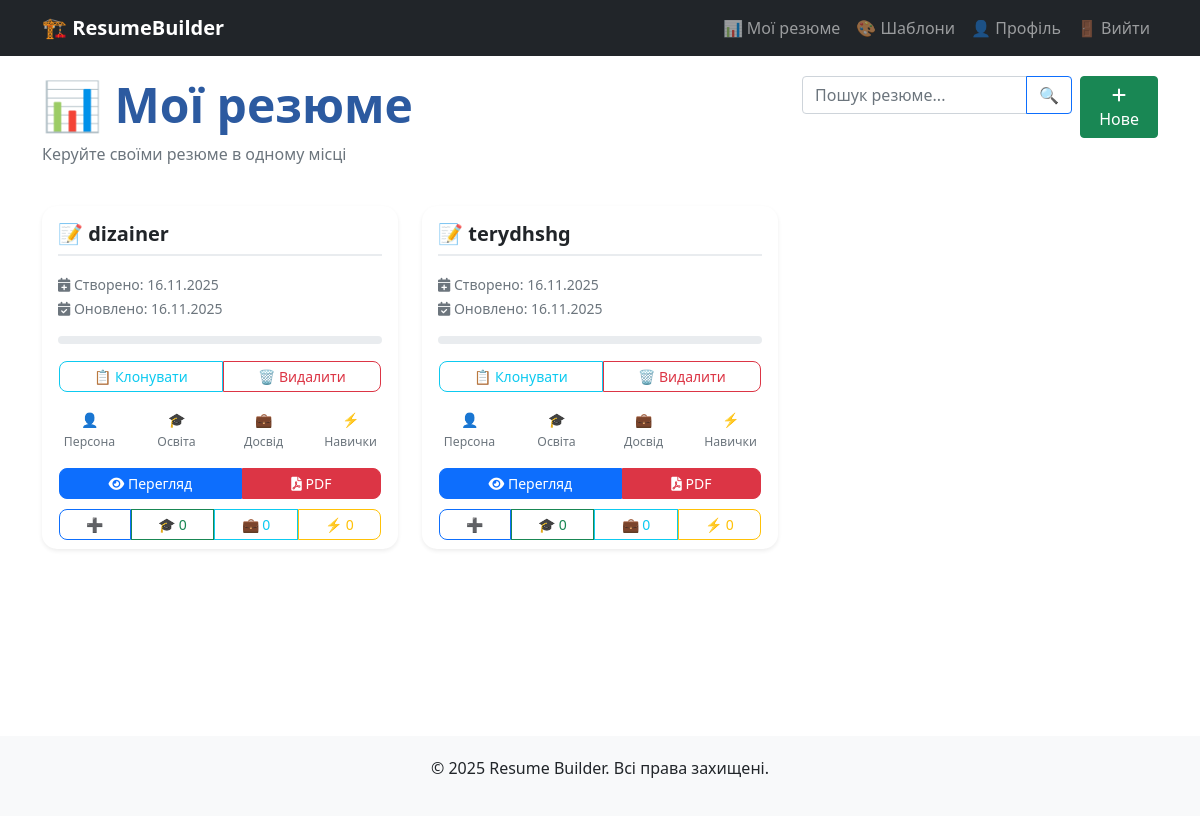
The app's page /dashboard/ (signed in), older data.
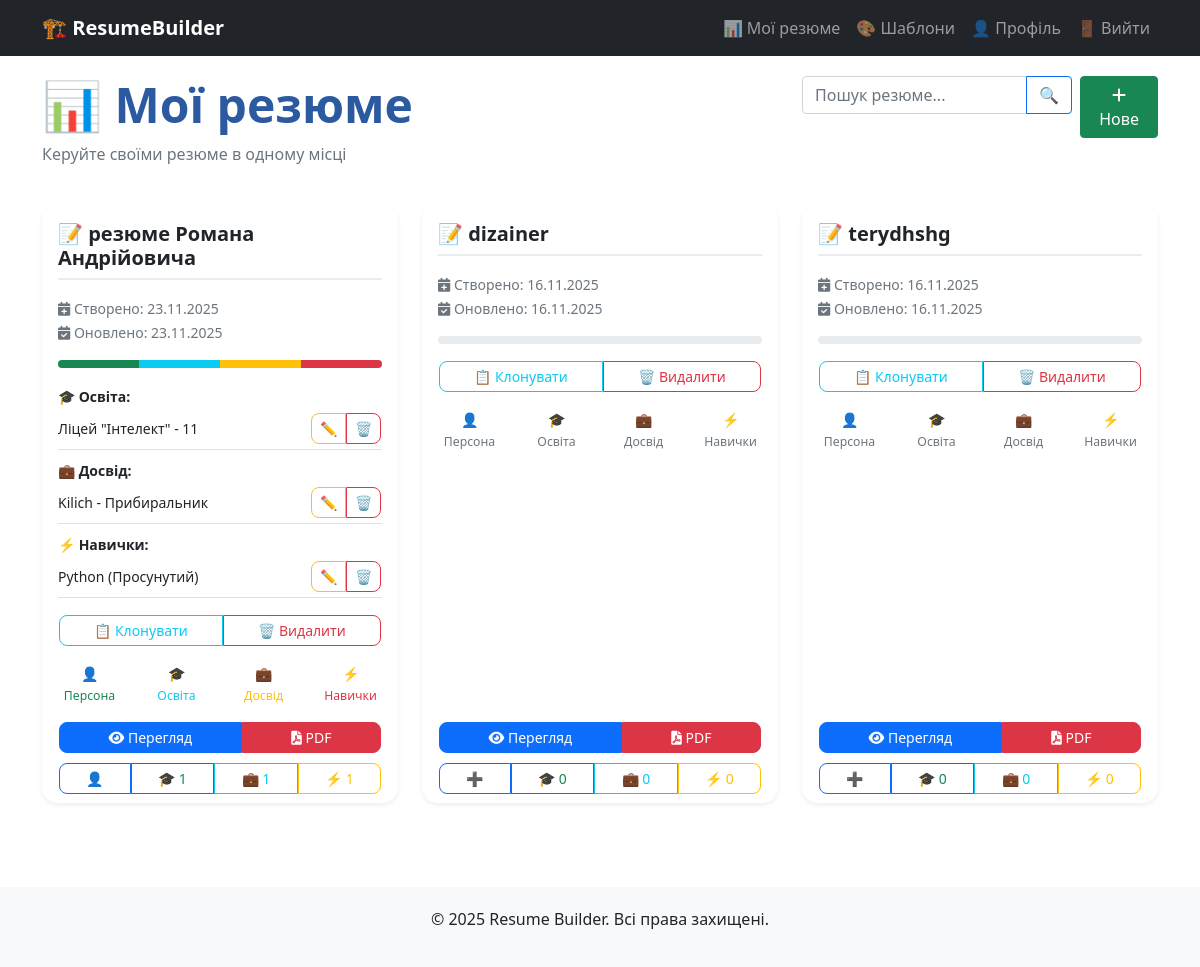
The same page, newer data.
### resumes/models.py (models this page shows, shortened)
class Resume(models.Model):
    user = models.ForeignKey(User, on_delete=models.CASCADE, verbose_name="Користувач")
    title = models.CharField(max_length=200, verbose_name="Назва резюме")
    template = models.ForeignKey(ResumeTemplate, on_delete=models.SET_NULL, null=True, blank=True, verbose_name="Шаблон")
    created_at = models.DateTimeField(auto_now_add=True, verbose_name="Дата створення")
    updated_at = models.DateTimeField(auto_now=True, verbose_name="Дата оновлення")
    class Meta:
        verbose_name = "Резюме"
        ordering = ['-created_at']

class Education(models.Model):
    DEGREE_TYPES = [
        ('high_school', 'Середня школа'),
        ('bachelor', 'Бакалавр'),
        ('master', 'Магістр'),
        ('phd', 'Доктор наук'),
        ('certificate', 'Сертифікат'),
        ('other', 'Інше'),
    ]
    resume = models.ForeignKey(
        Resume,
        on_delete=models.CASCADE,
        related_name='education',
        verbose_name="Резюме"
    )
    institution = models.CharField(
        max_length=200,
        verbose_name="Навчальний заклад"
    )
    degree = models.CharField(
        max_length=100,
        verbose_name="Ступінь"
    )
    degree_type = models.CharField(
        max_length=20,
        choices=DEGREE_TYPES,
        default='bachelor',
        verbose_name="Тип ступеня"
    )
    field_of_study = models.CharField(
        max_length=100,
        verbose_name="Спеціальність"
    )
    start_date = models.DateField(
        verbose_name="Дата початку"
    )
    end_date = models.DateField(
        null=True,
        blank=True,
        verbose_name="Дата закінчення"
    )
    currently_studying = models.BooleanField(
        default=False,
        verbose_name="Навчаюсь зараз"
    )
    description = models.TextField(
        blank=True,
        verbose_name="Опис"
    )

class Experience(models.Model):
    resume = models.ForeignKey(
        Resume,
        on_delete=models.CASCADE,
        related_name='experiences',
        verbose_name="Резюме"
    )
    company = models.CharField(
        max_length=100,
        verbose_name="Компанія"
    )
    position = models.CharField(
        max_length=100,
        verbose_name="Посада"
    )
    start_date = models.DateField(
        verbose_name="Дата початку"
    )
    end_date = models.DateField(
        null=True,
        blank=True,
        verbose_name="Дата закінчення"
    )
    currently_working = models.BooleanField(
        default=False,
        verbose_name="Працюю зараз"
    )
    description = models.TextField(
        verbose_name="Опис обов'язків"
    )

class Skill(models.Model):
    SKILL_LEVELS = [
        ('beginner', 'Початківець'),
        ('intermediate', 'Середній'),
        ('advanced', 'Просунутий'),
        ('expert', 'Експерт'),
    ]
    resume = models.ForeignKey(
        Resume,
        on_delete=models.CASCADE,
        related_name='skills',
        verbose_name="Резюме"
    )
    name = models.CharField(
        max_length=50,
        verbose_name="Назва навички"
    )
    level = models.CharField(
        max_length=20,
        choices=SKILL_LEVELS,
        verbose_name="Рівень"
    )
    category = models.CharField(
        max_length=50,
        blank=True,
        verbose_name="Категорія"
    )

### resumes/views.py (the view)
# urls.py: path('dashboard/', views.dashboard, name='dashboard'),
@login_required
def dashboard(request):
    resumes = Resume.objects.filter(user=request.user)
    search_query = request.GET.get('search', '')
    if search_query:
        resumes = resumes.filter(title__icontains=search_query)
    return render(request, 'resumes/dashboard.html', {
        'resumes': resumes,
        'search_query': search_query
    })

### templates/resumes/dashboard.html (shortened to what this page needs)
{% extends 'base.html' %}
{% block content %}
<div class="container">
    <div class="row mb-4">
        <div class="col-md-8">
            <h1 class="display-5 fw-bold text-primary">📊 Мої резюме</h1>
            <p class="text-muted">Керуйте своїми резюме в одному місці</p>
        </div>
        <div class="col-md-4">
            <div class="d-flex gap-2">
                <form method="get" class="flex-grow-1">
                    <div class="input-group">
                        <input type="text" name="search" value="{{ search_query }}"
                               class="form-control" placeholder="Пошук резюме...">
                        <button type="submit" class="btn btn-outline-primary">🔍</button>
                    </div>
                </form>
                <a href="{% url 'create_resume' %}" class="btn btn-success">
                    <i class="fas fa-plus"></i> Нове
                </a>
            </div>
        </div>
    </div>
    {% if resumes %}
    <div class="row">
        {% for resume in resumes %}
        <div class="col-xl-4 col-lg-6 col-md-6 mb-4">
            <div class="card h-100 shadow-sm border-0 resume-card">
                <div class="card-body">
                    <h5 class="card-title text-dark mb-3">
                        📝 {{ resume.title }}
                    </h5>
                    <div class="mb-3">
                        <small class="text-muted">
                            <i class="fas fa-calendar-plus"></i> Створено: {{ resume.created_at|date:"d.m.Y" }}<br>
                            <i class="fas fa-calendar-check"></i> Оновлено: {{ resume.updated_at|date:"d.m.Y" }}
                        </small>
                    </div>
                    <div class="progress mb-3" style="height: 8px;">
                        {% widthratio resume.personal_info|yesno:"1,0" 1 25 as personal_width %}
                        {% widthratio resume.education.count 1 25 as education_width %}
                        {% widthratio resume.experiences.count 1 25 as experience_width %}
                        {% widthratio resume.skills.count 1 25 as skills_width %}
                        <div class="progress-bar bg-success" style="width: {{ personal_width }}%"></div>
                        <div class="progress-bar bg-info" style="width: {{ education_width }}%"></div>
                        <div class="progress-bar bg-warning" style="width: {{ experience_width }}%"></div>
                        <div class="progress-bar bg-danger" style="width: {{ skills_width }}%"></div>
                    </div>
                    {% if resume.education.count %}
                    <div class="mt-2">
                        <small><strong>🎓 Освіта:</strong></small>
                        {% for edu in resume.education.all %}
                        <div class="d-flex justify-content-between align-items-center small py-1 border-bottom">
                            <span>{{ edu.institution }} - {{ edu.degree }}</span>
                            <div class="btn-group">
                                <a href="{% url 'edit_education' edu.id %}" class="btn btn-sm btn-outline-warning">✏️</a>
                                <a href="{% url 'delete_education' edu.id %}" class="btn btn-sm btn-outline-danger">🗑️</a>
                            </div>
                        </div>
                        {% endfor %}
                    </div>
                    {% endif %}
                    {% if resume.experiences.count %}
                    <div class="mt-2">
                        <small><strong>💼 Досвід:</strong></small>
                        {% for exp in resume.experiences.all %}
                        <div class="d-flex justify-content-between align-items-center small py-1 border-bottom">
                            <span>{{ exp.company }} - {{ exp.position }}</span>
                            <div class="btn-group">
                                <a href="{% url 'edit_experience' exp.id %}" class="btn btn-sm btn-outline-warning">✏️</a>
                                <a href="{% url 'delete_experience' exp.id %}" class="btn btn-sm btn-outline-danger">🗑️</a>
                            </div>
                        </div>
                        {% endfor %}
                    </div>
                    {% endif %}
                    {% if resume.skills.count %}
                    <div class="mt-2">
                        <small><strong>⚡ Навички:</strong></small>
                        {% for skill in resume.skills.all %}
                        <div class="d-flex justify-content-between align-items-center small py-1 border-bottom">
                            <span>{{ skill.name }} ({{ skill.get_level_display }})</span>
                            <div class="btn-group">
                                <a href="{% url 'edit_skill' skill.id %}" class="btn btn-sm btn-outline-warning">✏️</a>
                                <a href="{% url 'delete_skill' skill.id %}" class="btn btn-sm btn-outline-danger">🗑️</a>
                            </div>
                        </div>
                        {% endfor %}
                    </div>
                    {% endif %}
                    <div class="mt-3">
                        <div class="btn-group w-100">
                            <a href="{% url 'clone_resume' resume.id %}" class="btn btn-outline-info btn-sm">
                                📋 Клонувати
                            </a>
                            <a href="{% url 'delete_resume' resume.id %}" class="btn btn-outline-danger btn-sm">
                                🗑️ Видалити
                            </a>
                        </div>
                    </div>
                    <div class="row text-center small mt-3">
                        <div class="col-3">
                            <div class="{% if resume.personal_info %}text-success{% else %}text-muted{% endif %}">
                                👤<br>
                                <small>Персона</small>
                            </div>
                        </div>
                        <div class="col-3">
                            <div class="{% if resume.education.count %}text-info{% else %}text-muted{% endif %}">
                                🎓<br>
                                <small>Освіта</small>
                            </div>
                        </div>
                        <div class="col-3">
                            <div class="{% if resume.experiences.count %}text-warning{% else %}text-muted{% endif %}">
                                💼<br>
                                <small>Досвід</small>
                            </div>
                        </div>
                        <div class="col-3">
                            <div class="{% if resume.skills.count %}text-danger{% else %}text-muted{% endif %}">
                                ⚡<br>
                                <small>Навички</small>
                            </div>
                        </div>
                    </div>
                </div>
                <div class="card-footer bg-transparent border-top-0 pt-0">
                    <div class="btn-group w-100 mb-2">
                        <a href="{% url 'view_resume' resume.id %}" class="btn btn-primary btn-sm">
                            <i class="fas fa-eye"></i> Перегляд
                        </a>
                        <a href="{% url 'export_pdf' resume.id %}" class="btn btn-danger btn-sm">
                            <i class="fas fa-file-pdf"></i> PDF
                        </a>
                    </div>
                    <div class="btn-group w-100">
                        <a href="{% url 'edit_personal_info' resume.id %}" class="btn btn-outline-primary btn-sm">
                            {% if resume.personal_info %}👤{% else %}➕{% endif %}
                        </a>
                        <a href="{% url 'add_education' resume.id %}" class="btn btn-outline-success btn-sm">
                            🎓 {{ resume.education.count }}
                        </a>
                        <a href="{% url 'add_experience' resume.id %}" class="btn btn-outline-info btn-sm">
                            💼 {{ resume.experiences.count }}
                        </a>
                        <a href="{% url 'add_skill' resume.id %}" class="btn btn-outline-warning btn-sm">
                            ⚡ {{ resume.skills.count }}
                        </a>
                    </div>
                </div>
            </div>
        </div>
        {% endfor %}
    </div>
    {% endif %}
</div>
{% endblock %}

### templates/base.html (shortened to what this page needs)
<!DOCTYPE html>
<html lang="uk">
<head>
    <link href="https://cdnjs.cloudflare.com/ajax/libs/font-awesome/6.0.0/css/all.min.css" rel="stylesheet">
    <link href="https://cdn.jsdelivr.net/npm/bootstrap@5.1.3/dist/css/bootstrap.min.css" rel="stylesheet">
    <link href="/static/css/resume.css" rel="stylesheet">
</head>
<body>
    <nav class="navbar navbar-expand-lg navbar-dark bg-dark">
        <div class="container">
            <a class="navbar-brand" href="{% url 'home' %}">🏗️ ResumeBuilder</a>
            <div class="navbar-nav ms-auto">
                {% if user.is_authenticated %}
                    <a class="nav-link" href="{% url 'dashboard' %}">📊 Мої резюме</a>
                    <a class="nav-link" href="{% url 'template_catalog' %}">🎨 Шаблони</a>
                    <a class="nav-link" href="{% url 'profile' %}">👤 Профіль</a>
                    <a class="nav-link" href="{% url 'logout' %}">🚪 Вийти</a>
                {% else %}
                    <a class="nav-link" href="{% url 'login' %}">🔐 Вхід</a>
                    <a class="nav-link" href="{% url 'register' %}">📝 Реєстрація</a>
                {% endif %}
            </div>
        </div>
    </nav>
    <div class="container main-content">
        {% block content %}
        {% endblock %}
    </div>
    <footer class="footer">
        <div class="container text-center">
            <p>&copy; 2025 Resume Builder. Всі права захищені.</p>
        </div>
    </footer>
</body>
</html>

### static/css/resume.css (style rules this page uses)
.resume-card { transition: all 0.3s ease; border: none; border-radius: 15px; overflow: hidden; }
.card-title { font-weight: 600; border-bottom: 2px solid #e9ecef; padding-bottom: 0.5rem; }
.progress { border-radius: 10px; }
.btn-group .btn { border-radius: 8px; margin: 1px; }
.btn-sm { padding: 0.25rem 0.5rem; font-size: 0.875rem; }
.text-primary { color: #2c5aa0 !important; }

### templates/base.html (style rules this page uses)
.navbar-brand { font-weight: bold; }
.main-content { min-height: 80vh; padding: 20px 0; }
.footer { background-color: #f8f9fa; padding: 20px 0; margin-top: 40px; }

Row changes from the older to the newer data that the page shows:
added Resume: title "резюме Романа Андрійовича", created_at "23.11.2025", updated_at "23.11.2025", {{ personal_width }} 25 (drawn), {{ education_width }} 25 (drawn), {{ experience_width }} 25 (drawn), {{ skills_width }} 25 (drawn), education.count "1", experiences.count "1", skills.count "1"
added Education: institution "Ліцей \"Інтелект\"", degree "11"
added Experience: company "Kilich", position "Прибиральник"
added Skill: name "Python", level "Просунутий"
